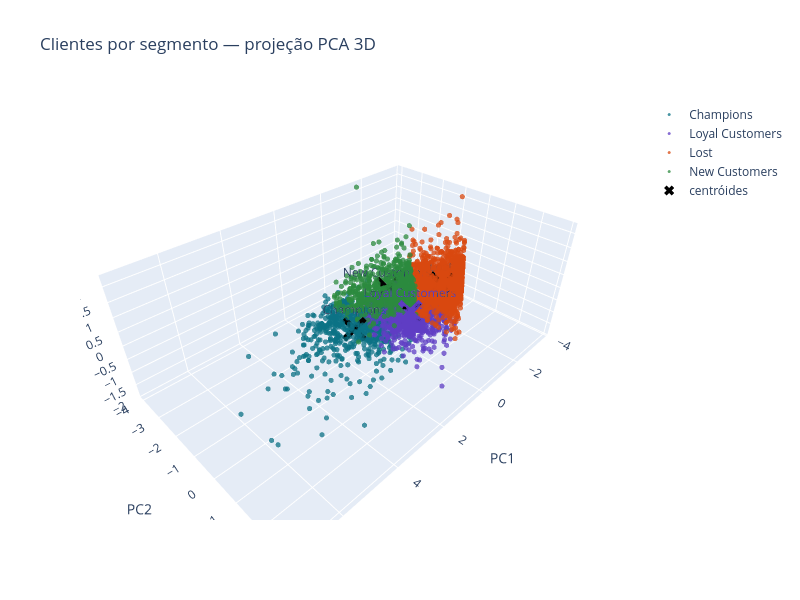

The notebook cell saved with this chart:
### Markdown cell above
**Leitura de negócio dos componentes:**

- **PC1** (75,3% da variância): Frequency e Monetary puxam no mesmo sentido, e Recency no sentido oposto. É essencialmente um eixo de **valor/engajamento geral**: um cliente com PC1 alto compra com frequência, gasta bastante e comprou recentemente (Recency baixo inverte o sinal). É a dimensão que mais separa "cliente bom" de "cliente ruim" de forma agregada.
- **PC2** (18,7% da variância): dominado por Recency, com contribuição secundária de Monetary e menor de Frequency. Captura a parte de "há quanto tempo o cliente não compra" que o PC1 não explica. Um cliente com PC2 alto está inativo há mais tempo, mas ainda carrega algum peso histórico de gasto, e esse é o eixo que separa Lost dos demais.
- **PC3** (6,0% da variância): contribuição residual, sem interpretação individual. Com três features, os três componentes somam 100%, e PC1 + PC2 já cobrem 94,0% da variância, acima dos 80% exigidos para a projeção 2D.

### Code cell
fig3d = go.Figure()
for seg in ORDEM_SEG:
    mask = (rfm["segmento"] == seg).values
    fig3d.add_trace(go.Scatter3d(
        x=Z_pca[mask, 0], y=Z_pca[mask, 1], z=Z_pca[mask, 2], mode="markers", name=seg,
        marker=dict(size=3, color=COR_SEG[seg], opacity=0.75),
    ))
fig3d.add_trace(go.Scatter3d(
    x=cent_pca[:, 0], y=cent_pca[:, 1], z=cent_pca[:, 2], mode="markers+text",
    text=[nomes_cluster[c] for c in range(K_FINAL)], name="centróides",
    marker=dict(size=9, color="black", symbol="x"),
))
fig3d.update_layout(
    title="Clientes por segmento — projeção PCA 3D",
    scene=dict(xaxis_title="PC1", yaxis_title="PC2", zaxis_title="PC3"),
    width=800, height=600,
)
fig3d.show()

### Figure 1 — Plotly figure (JSON) as saved in the notebook; plotly's stock layout.template omitted (floating-point values rounded to 4 significant figures; data arrays with more than 128 entries replaced by an {"elided": "..."} marker saying what was removed)
{"data": [{"marker": {"color": "#0B7285", "opacity": 0.75, "size": 3}, "mode": "markers", "name": "Champions", "x": {"elided": "694 float values"}, "y": {"elided": "694 float values"}, "z": {"elided": "694 float values"}, "type": "scatter3d"}, {"marker": {"color": "#5F3DC4", "opacity": 0.75, "size": 3}, "mode": "markers", "name": "Loyal Customers", "x": {"elided": "1181 float values"}, "y": {"elided": "1181 float values"}, "z": {"elided": "1181 float values"}, "type": "scatter3d"}, {"marker": {"color": "#D9480F", "opacity": 0.75, "size": 3}, "mode": "markers", "name": "Lost", "x": {"elided": "1609 float values"}, "y": {"elided": "1609 float values"}, "z": {"elided": "1609 float values"}, "type": "scatter3d"}, {"marker": {"color": "#2B8A3E", "opacity": 0.75, "size": 3}, "mode": "markers", "name": "New Customers", "x": {"elided": "833 float values"}, "y": {"elided": "833 float values"}, "z": {"elided": "833 float values"}, "type": "scatter3d"}, {"marker": {"color": "black", "size": 9, "symbol": "x"}, "mode": "markers+text", "name": "centróides", "text": ["Loyal Customers", "Lost", "New Customers", "Champions"], "x": [0.4681, -1.407, -0.04587, 2.532], "y": [0.4234, 0.1994, -1.01, 0.02542], "z": [-0.08472, 0.05332, -0.1075, 0.1491], "type": "scatter3d"}], "layout": {"title": {"text": "Clientes por segmento — projeção PCA 3D"}, "scene": {"xaxis": {"title": {"text": "PC1"}}, "yaxis": {"title": {"text": "PC2"}}, "zaxis": {"title": {"text": "PC3"}}}, "width": 800, "height": 600}}
